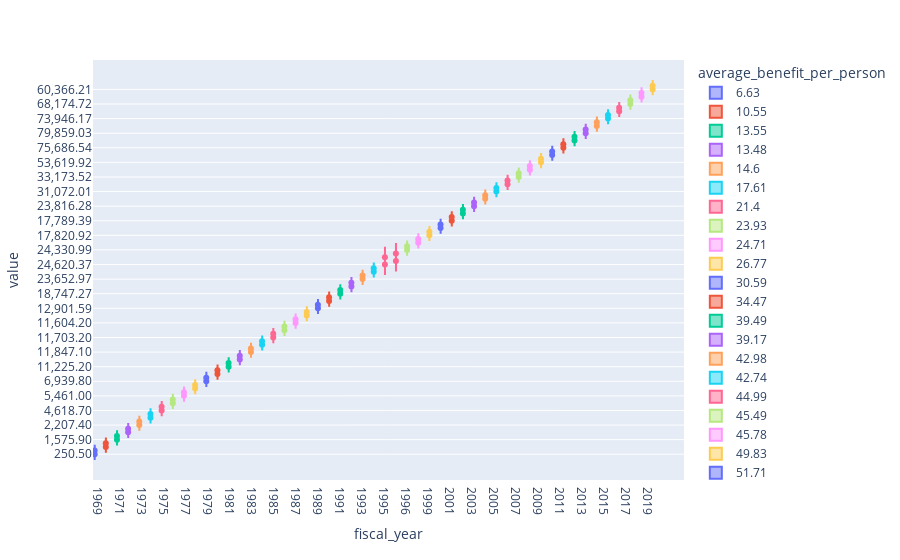

The code cell stored with this chart in its notebook:
### Markdown cell above
### Task 3: Basic EDA
- Using plotly express, create a violin plot of each numerical feature in the data.

### Code cell
px.violin(clean_df, y = ['total_costs(m)', 'total_benefits(m)'], x = 'fiscal_year', color= 'average_benefit_per_person', points='all')

### Figure 1 — Plotly figure (JSON) as saved in the notebook; plotly's stock layout.template omitted (floating-point values rounded to 4 significant figures)
{"data": [{"alignmentgroup": "True", "box": {"visible": false}, "hovertemplate": "average_benefit_per_person=6.63<br>fiscal_year=%{x}<br>value=%{y}<extra></extra>", "legendgroup": "6.63", "marker": {"color": "#636efa"}, "name": "6.63", "offsetgroup": "6.63", "orientation": "v", "points": "all", "scalegroup": "True", "showlegend": true, "type": "violin", "x": ["1969", "1969"], "x0": " ", "xaxis": "x", "y": ["250.50", "228.80"], "y0": " ", "yaxis": "y"}, {"alignmentgroup": "True", "box": {"visible": false}, "hovertemplate": "average_benefit_per_person=10.55<br>fiscal_year=%{x}<br>value=%{y}<extra></extra>", "legendgroup": "10.55", "marker": {"color": "#EF553B"}, "name": "10.55", "offsetgroup": "10.55", "orientation": "v", "points": "all", "scalegroup": "True", "showlegend": true, "type": "violin", "x": ["1970", "1970"], "x0": " ", "xaxis": "x", "y": ["576.90", "549.70"], "y0": " ", "yaxis": "y"}, {"alignmentgroup": "True", "box": {"visible": false}, "hovertemplate": "average_benefit_per_person=13.55<br>fiscal_year=%{x}<br>value=%{y}<extra></extra>", "legendgroup": "13.55", "marker": {"color": "#00cc96"}, "name": "13.55", "offsetgroup": "13.55", "orientation": "v", "points": "all", "scalegroup": "True", "showlegend": true, "type": "violin", "x": ["1971", "1971"], "x0": " ", "xaxis": "x", "y": ["1,575.90", "1,522.70"], "y0": " ", "yaxis": "y"}, {"alignmentgroup": "True", "box": {"visible": false}, "hovertemplate": "average_benefit_per_person=13.48<br>fiscal_year=%{x}<br>value=%{y}<extra></extra>", "legendgroup": "13.48", "marker": {"color": "#ab63fa"}, "name": "13.48", "offsetgroup": "13.48", "orientation": "v", "points": "all", "scalegroup": "True", "showlegend": true, "type": "violin", "x": ["1972", "1972"], "x0": " ", "xaxis": "x", "y": ["1,866.70", "1,797.30"], "y0": " ", "yaxis": "y"}, {"alignmentgroup": "True", "box": {"visible": false}, "hovertemplate": "average_benefit_per_person=14.6<br>fiscal_year=%{x}<br>value=%{y}<extra></extra>", "legendgroup": "14.6", "marker": {"color": "#FFA15A"}, "name": "14.6", "offsetgroup": "14.6", "orientation": "v", "points": "all", "scalegroup": "True", "showlegend": true, "type": "violin", "x": ["1973", "1973"], "x0": " ", "xaxis": "x", "y": ["2,207.40", "2,131.40"], "y0": " ", "yaxis": "y"}, {"alignmentgroup": "True", "box": {"visible": false}, "hovertemplate": "average_benefit_per_person=17.61<br>fiscal_year=%{x}<br>value=%{y}<extra></extra>", "legendgroup": "17.61", "marker": {"color": "#19d3f3"}, "name": "17.61", "offsetgroup": "17.61", "orientation": "v", "points": "all", "scalegroup": "True", "showlegend": true, "type": "violin", "x": ["1974", "1974"], "x0": " ", "xaxis": "x", "y": ["2,837.50", "2,718.30"], "y0": " ", "yaxis": "y"}, {"alignmentgroup": "True", "box": {"visible": false}, "hovertemplate": "average_benefit_per_person=21.4<br>fiscal_year=%{x}<br>value=%{y}<extra></extra>", "legendgroup": "21.4", "marker": {"color": "#FF6692"}, "name": "21.4", "offsetgroup": "21.4", "orientation": "v", "points": "all", "scalegroup": "True", "showlegend": true, "type": "violin", "x": ["1975", "1975"], "x0": " ", "xaxis": "x", "y": ["4,618.70", "4,385.50"], "y0": " ", "yaxis": "y"}, {"alignmentgroup": "True", "box": {"visible": false}, "hovertemplate": "average_benefit_per_person=23.93<br>fiscal_year=%{x}<br>value=%{y}<extra></extra>", "legendgroup": "23.93", "marker": {"color": "#B6E880"}, "name": "23.93", "offsetgroup": "23.93", "orientation": "v", "points": "all", "scalegroup": "True", "showlegend": true, "type": "violin", "x": ["1976", "1976"], "x0": " ", "xaxis": "x", "y": ["5,685.50", "5,326.50"], "y0": " ", "yaxis": "y"}, {"alignmentgroup": "True", "box": {"visible": false}, "hovertemplate": "average_benefit_per_person=24.71<br>fiscal_year=%{x}<br>value=%{y}<extra></extra>", "legendgroup": "24.71", "marker": {"color": "#FF97FF"}, "name": "24.71", "offsetgroup": "24.71", "orientation": "v", "points": "all", "scalegroup": "True", "showlegend": true, "type": "violin", "x": ["1977", "1977"], "x0": " ", "xaxis": "x", "y": ["5,461.00", "5,067.00"], "y0": " ", "yaxis": "y"}, {"alignmentgroup": "True", "box": {"visible": false}, "hovertemplate": "average_benefit_per_person=26.77<br>fiscal_year=%{x}<br>value=%{y}<extra></extra>", "legendgroup": "26.77", "marker": {"color": "#FECB52"}, "name": "26.77", "offsetgroup": "26.77", "orientation": "v", "points": "all", "scalegroup": "True", "showlegend": true, "type": "violin", "x": ["1978", "1978"], "x0": " ", "xaxis": "x", "y": ["5,519.70", "5,139.20"], "y0": " ", "yaxis": "y"}, {"alignmentgroup": "True", "box": {"visible": false}, "hovertemplate": "average_benefit_per_person=30.59<br>fiscal_year=%{x}<br>value=%{y}<extra></extra>", "legendgroup": "30.59", "marker": {"color": "#636efa"}, "name": "30.59", "offsetgroup": "30.59", "orientation": "v", "points": "all", "scalegroup": "True", "showlegend": true, "type": "violin", "x": ["1979", "1979"], "x0": " ", "xaxis": "x", "y": ["6,939.80", "6,480.20"], "y0": " ", "yaxis": "y"}, {"alignmentgroup": "True", "box": {"visible": false}, "hovertemplate": "average_benefit_per_person=34.47<br>fiscal_year=%{x}<br>value=%{y}<extra></extra>", "legendgroup": "34.47", "marker": {"color": "#EF553B"}, "name": "34.47", "offsetgroup": "34.47", "orientation": "v", "points": "all", "scalegroup": "True", "showlegend": true, "type": "violin", "x": ["1980", "1980"], "x0": " ", "xaxis": "x", "y": ["9,206.50", "8,720.90"], "y0": " ", "yaxis": "y"}, {"alignmentgroup": "True", "box": {"visible": false}, "hovertemplate": "average_benefit_per_person=39.49<br>fiscal_year=%{x}<br>value=%{y}<extra></extra>", "legendgroup": "39.49", "marker": {"color": "#00cc96"}, "name": "39.49", "offsetgroup": "39.49", "orientation": "v", "points": "all", "scalegroup": "True", "showlegend": true, "type": "violin", "x": ["1981", "1981"], "x0": " ", "xaxis": "x", "y": ["11,225.20", "10,629.90"], "y0": " ", "yaxis": "y"}, {"alignmentgroup": "True", "box": {"visible": false}, "hovertemplate": "average_benefit_per_person=39.17<br>fiscal_year=%{x}<br>value=%{y}<extra></extra>", "legendgroup": "39.17", "marker": {"color": "#ab63fa"}, "name": "39.17", "offsetgroup": "39.17", "orientation": "v", "points": "all", "scalegroup": "True", "showlegend": true, "type": "violin", "x": ["1982 3]", "1982 3]"], "x0": " ", "xaxis": "x", "y": ["10,836.70", "10,208.30"], "y0": " ", "yaxis": "y"}, {"alignmentgroup": "True", "box": {"visible": false}, "hovertemplate": "average_benefit_per_person=42.98<br>fiscal_year=%{x}<br>value=%{y}<extra></extra>", "legendgroup": "42.98", "marker": {"color": "#FFA15A"}, "name": "42.98", "offsetgroup": "42.98", "orientation": "v", "points": "all", "scalegroup": "True", "showlegend": true, "type": "violin", "x": ["1983", "1983"], "x0": " ", "xaxis": "x", "y": ["11,847.10", "11,152.30"], "y0": " ", "yaxis": "y"}, {"alignmentgroup": "True", "box": {"visible": false}, "hovertemplate": "average_benefit_per_person=42.74<br>fiscal_year=%{x}<br>value=%{y}<extra></extra>", "legendgroup": "42.74", "marker": {"color": "#19d3f3"}, "name": "42.74", "offsetgroup": "42.74", "orientation": "v", "points": "all", "scalegroup": "True", "showlegend": true, "type": "violin", "x": ["1984", "1984"], "x0": " ", "xaxis": "x", "y": ["11,578.80", "10,696.10"], "y0": " ", "yaxis": "y"}, {"alignmentgroup": "True", "box": {"visible": false}, "hovertemplate": "average_benefit_per_person=44.99<br>fiscal_year=%{x}<br>value=%{y}<extra></extra>", "legendgroup": "44.99", "marker": {"color": "#FF6692"}, "name": "44.99", "offsetgroup": "44.99", "orientation": "v", "points": "all", "scalegroup": "True", "showlegend": true, "type": "violin", "x": ["1985", "1985"], "x0": " ", "xaxis": "x", "y": ["11,703.20", "10,743.60"], "y0": " ", "yaxis": "y"}, {"alignmentgroup": "True", "box": {"visible": false}, "hovertemplate": "average_benefit_per_person=45.49<br>fiscal_year=%{x}<br>value=%{y}<extra></extra>", "legendgroup": "45.49", "marker": {"color": "#B6E880"}, "name": "45.49", "offsetgroup": "45.49", "orientation": "v", "points": "all", "scalegroup": "True", "showlegend": true, "type": "violin", "x": ["1986", "1986"], "x0": " ", "xaxis": "x", "y": ["11,638.40", "10,605.20"], "y0": " ", "yaxis": "y"}, {"alignmentgroup": "True", "box": {"visible": false}, "hovertemplate": "average_benefit_per_person=45.78<br>fiscal_year=%{x}<br>value=%{y}<extra></extra>", "legendgroup": "45.78", "marker": {"color": "#FF97FF"}, "name": "45.78", "offsetgroup": "45.78", "orientation": "v", "points": "all", "scalegroup": "True", "showlegend": true, "type": "violin", "x": ["1987", "1987"], "x0": " ", "xaxis": "x", "y": ["11,604.20", "10,500.30"], "y0": " ", "yaxis": "y"}, {"alignmentgroup": "True", "box": {"visible": false}, "hovertemplate": "average_benefit_per_person=49.83<br>fiscal_year=%{x}<br>value=%{y}<extra></extra>", "legendgroup": "49.83", "marker": {"color": "#FECB52"}, "name": "49.83", "offsetgroup": "49.83", "orientation": "v", "points": "all", "scalegroup": "True", "showlegend": true, "type": "violin", "x": ["1988", "1988"], "x0": " ", "xaxis": "x", "y": ["12,316.80", "11,149.10"], "y0": " ", "yaxis": "y"}, {"alignmentgroup": "True", "box": {"visible": false}, "hovertemplate": "average_benefit_per_person=51.71<br>fiscal_year=%{x}<br>value=%{y}<extra></extra>", "legendgroup": "51.71", "marker": {"color": "#636efa"}, "name": "51.71", "offsetgroup": "51.71", "orientation": "v", "points": "all", "scalegroup": "True", "showlegend": true, "type": "violin", "x": ["1989", "1989"], "x0": " ", "xaxis": "x", "y": ["12,901.59", "11,669.78"], "y0": " ", "yaxis": "y"}, {"alignmentgroup": "True", "box": {"visible": false}, "hovertemplate": "average_benefit_per_person=58.78<br>fiscal_year=%{x}<br>value=%{y}<extra></extra>", "legendgroup": "58.78", "marker": {"color": "#EF553B"}, "name": "58.78", "offsetgroup": "58.78", "orientation": "v", "points": "all", "scalegroup": "True", "showlegend": true, "type": "violin", "x": ["1990", "1990"], "x0": " ", "xaxis": "x", "y": ["15,447.26", "14,142.79"], "y0": " ", "yaxis": "y"}, {"alignmentgroup": "True", "box": {"visible": false}, "hovertemplate": "average_benefit_per_person=63.78<br>fiscal_year=%{x}<br>value=%{y}<extra></extra>", "legendgroup": "63.78", "marker": {"color": "#00cc96"}, "name": "63.78", "offsetgroup": "63.78", "orientation": "v", "points": "all", "scalegroup": "True", "showlegend": true, "type": "violin", "x": ["1991", "1991"], "x0": " ", "xaxis": "x", "y": ["18,747.27", "17,315.77"], "y0": " ", "yaxis": "y"}, {"alignmentgroup": "True", "box": {"visible": false}, "hovertemplate": "average_benefit_per_person=68.57<br>fiscal_year=%{x}<br>value=%{y}<extra></extra>", "legendgroup": "68.57", "marker": {"color": "#ab63fa"}, "name": "68.57", "offsetgroup": "68.57", "orientation": "v", "points": "all", "scalegroup": "True", "showlegend": true, "type": "violin", "x": ["1992", "1992"], "x0": " ", "xaxis": "x", "y": ["22,462.34", "20,905.68"], "y0": " ", "yaxis": "y"}, {"alignmentgroup": "True", "box": {"visible": false}, "hovertemplate": "average_benefit_per_person=67.95<br>fiscal_year=%{x}<br>value=%{y}<extra></extra>", "legendgroup": "67.95", "marker": {"color": "#FFA15A"}, "name": "67.95", "offsetgroup": "67.95", "orientation": "v", "points": "all", "scalegroup": "True", "showlegend": true, "type": "violin", "x": ["1993", "1993"], "x0": " ", "xaxis": "x", "y": ["23,652.97", "22,006.03"], "y0": " ", "yaxis": "y"}, {"alignmentgroup": "True", "box": {"visible": false}, "hovertemplate": "average_benefit_per_person=69.0<br>fiscal_year=%{x}<br>value=%{y}<extra></extra>", "legendgroup": "69.0", "marker": {"color": "#19d3f3"}, "name": "69.0", "offsetgroup": "69.0", "orientation": "v", "points": "all", "scalegroup": "True", "showlegend": true, "type": "violin", "x": ["1994", "1994"], "x0": " ", "xaxis": "x", "y": ["24,493.45", "22,748.58"], "y0": " ", "yaxis": "y"}, {"alignmentgroup": "True", "box": {"visible": false}, "hovertemplate": "average_benefit_per_person=71.27<br>fiscal_year=%{x}<br>value=%{y}<extra></extra>", "legendgroup": "71.27", "marker": {"color": "#FF6692"}, "name": "71.27", "offsetgroup": "71.27", "orientation": "v", "points": "all", "scalegroup": "True", "showlegend": true, "type": "violin", "x": ["1995", "1997", "1995", "1997"], "x0": " ", "xaxis": "x", "y": ["24,620.37", "21,507.55", "22,764.07", "19,548.86"], "y0": " ", "yaxis": "y"}, {"alignmentgroup": "True", "box": {"visible": false}, "hovertemplate": "average_benefit_per_person=73.21<br>fiscal_year=%{x}<br>value=%{y}<extra></extra>", "legendgroup": "73.21", "marker": {"color": "#B6E880"}, "name": "73.21", "offsetgroup": "73.21", "orientation": "v", "points": "all", "scalegroup": "True", "showlegend": true, "type": "violin", "x": ["1996", "1996"], "x0": " ", "xaxis": "x", "y": ["24,330.99", "22,440.11"], "y0": " ", "yaxis": "y"}, {"alignmentgroup": "True", "box": {"visible": false}, "hovertemplate": "average_benefit_per_person=71.12<br>fiscal_year=%{x}<br>value=%{y}<extra></extra>", "legendgroup": "71.12", "marker": {"color": "#FF97FF"}, "name": "71.12", "offsetgroup": "71.12", "orientation": "v", "points": "all", "scalegroup": "True", "showlegend": true, "type": "violin", "x": ["1998", "1998"], "x0": " ", "xaxis": "x", "y": ["18,988.32", "16,890.49"], "y0": " ", "yaxis": "y"}, {"alignmentgroup": "True", "box": {"visible": false}, "hovertemplate": "average_benefit_per_person=72.27<br>fiscal_year=%{x}<br>value=%{y}<extra></extra>", "legendgroup": "72.27", "marker": {"color": "#FECB52"}, "name": "72.27", "offsetgroup": "72.27", "orientation": "v", "points": "all", "scalegroup": "True", "showlegend": true, "type": "violin", "x": ["1999", "1999"], "x0": " ", "xaxis": "x", "y": ["17,820.92", "15,769.40"], "y0": " ", "yaxis": "y"}, {"alignmentgroup": "True", "box": {"visible": false}, "hovertemplate": "average_benefit_per_person=72.62<br>fiscal_year=%{x}<br>value=%{y}<extra></extra>", "legendgroup": "72.62", "marker": {"color": "#636efa"}, "name": "72.62", "offsetgroup": "72.62", "orientation": "v", "points": "all", "scalegroup": "True", "showlegend": true, "type": "violin", "x": ["2000", "2000"], "x0": " ", "xaxis": "x", "y": ["17,054.02", "14,983.32"], "y0": " ", "yaxis": "y"}, {"alignmentgroup": "True", "box": {"visible": false}, "hovertemplate": "average_benefit_per_person=74.81<br>fiscal_year=%{x}<br>value=%{y}<extra></extra>", "legendgroup": "74.81", "marker": {"color": "#EF553B"}, "name": "74.81", "offsetgroup": "74.81", "orientation": "v", "points": "all", "scalegroup": "True", "showlegend": true, "type": "violin", "x": ["2001", "2001"], "x0": " ", "xaxis": "x", "y": ["17,789.39", "15,547.39"], "y0": " ", "yaxis": "y"}, {"alignmentgroup": "True", "box": {"visible": false}, "hovertemplate": "average_benefit_per_person=79.67<br>fiscal_year=%{x}<br>value=%{y}<extra></extra>", "legendgroup": "79.67", "marker": {"color": "#00cc96"}, "name": "79.67", "offsetgroup": "79.67", "orientation": "v", "points": "all", "scalegroup": "True", "showlegend": true, "type": "violin", "x": ["2002", "2002"], "x0": " ", "xaxis": "x", "y": ["20,637.02", "18,256.20"], "y0": " ", "yaxis": "y"}, {"alignmentgroup": "True", "box": {"visible": false}, "hovertemplate": "average_benefit_per_person=83.94<br>fiscal_year=%{x}<br>value=%{y}<extra></extra>", "legendgroup": "83.94", "marker": {"color": "#ab63fa"}, "name": "83.94", "offsetgroup": "83.94", "orientation": "v", "points": "all", "scalegroup": "True", "showlegend": true, "type": "violin", "x": ["2003", "2003"], "x0": " ", "xaxis": "x", "y": ["23,816.28", "21,404.28"], "y0": " ", "yaxis": "y"}, {"alignmentgroup": "True", "box": {"visible": false}, "hovertemplate": "average_benefit_per_person=86.16<br>fiscal_year=%{x}<br>value=%{y}<extra></extra>", "legendgroup": "86.16", "marker": {"color": "#FFA15A"}, "name": "86.16", "offsetgroup": "86.16", "orientation": "v", "points": "all", "scalegroup": "True", "showlegend": true, "type": "violin", "x": ["2004", "2004"], "x0": " ", "xaxis": "x", "y": ["27,099.03", "24,618.89"], "y0": " ", "yaxis": "y"}, {"alignmentgroup": "True", "box": {"visible": false}, "hovertemplate": "average_benefit_per_person=92.89<br>fiscal_year=%{x}<br>value=%{y}<extra></extra>", "legendgroup": "92.89", "marker": {"color": "#19d3f3"}, "name": "92.89", "offsetgroup": "92.89", "orientation": "v", "points": "all", "scalegroup": "True", "showlegend": true, "type": "violin", "x": ["2005", "2005"], "x0": " ", "xaxis": "x", "y": ["31,072.01", "28,567.88"], "y0": " ", "yaxis": "y"}, {"alignmentgroup": "True", "box": {"visible": false}, "hovertemplate": "average_benefit_per_person=94.75<br>fiscal_year=%{x}<br>value=%{y}<extra></extra>", "legendgroup": "94.75", "marker": {"color": "#FF6692"}, "name": "94.75", "offsetgroup": "94.75", "orientation": "v", "points": "all", "scalegroup": "True", "showlegend": true, "type": "violin", "x": ["2006", "2006"], "x0": " ", "xaxis": "x", "y": ["32,903.06", "30,187.35"], "y0": " ", "yaxis": "y"}, {"alignmentgroup": "True", "box": {"visible": false}, "hovertemplate": "average_benefit_per_person=96.18<br>fiscal_year=%{x}<br>value=%{y}<extra></extra>", "legendgroup": "96.18", "marker": {"color": "#B6E880"}, "name": "96.18", "offsetgroup": "96.18", "orientation": "v", "points": "all", "scalegroup": "True", "showlegend": true, "type": "violin", "x": ["2007", "2007"], "x0": " ", "xaxis": "x", "y": ["33,173.52", "30,373.27"], "y0": " ", "yaxis": "y"}, {"alignmentgroup": "True", "box": {"visible": false}, "hovertemplate": "average_benefit_per_person=102.19<br>fiscal_year=%{x}<br>value=%{y}<extra></extra>", "legendgroup": "102.19", "marker": {"color": "#FF97FF"}, "name": "102.19", "offsetgroup": "102.19", "orientation": "v", "points": "all", "scalegroup": "True", "showlegend": true, "type": "violin", "x": ["2008", "2008"], "x0": " ", "xaxis": "x", "y": ["37,639.64", "34,608.40"], "y0": " ", "yaxis": "y"}, {"alignmentgroup": "True", "box": {"visible": false}, "hovertemplate": "average_benefit_per_person=125.31<br>fiscal_year=%{x}<br>value=%{y}<extra></extra>", "legendgroup": "125.31", "marker": {"color": "#FECB52"}, "name": "125.31", "offsetgroup": "125.31", "orientation": "v", "points": "all", "scalegroup": "True", "showlegend": true, "type": "violin", "x": ["2009", "2009"], "x0": " ", "xaxis": "x", "y": ["53,619.92", "50,359.92"], "y0": " ", "yaxis": "y"}, {"alignmentgroup": "True", "box": {"visible": false}, "hovertemplate": "average_benefit_per_person=133.79<br>fiscal_year=%{x}<br>value=%{y}<extra></extra>", "legendgroup": "133.79", "marker": {"color": "#636efa"}, "name": "133.79", "offsetgroup": "133.79", "orientation": "v", "points": "all", "scalegroup": "True", "showlegend": true, "type": "violin", "x": ["2010", "2010"], "x0": " ", "xaxis": "x", "y": ["68,283.47", "64,702.16"], "y0": " ", "yaxis": "y"}, {"alignmentgroup": "True", "box": {"visible": false}, "hovertemplate": "average_benefit_per_person=133.85<br>fiscal_year=%{x}<br>value=%{y}<extra></extra>", "legendgroup": "133.85", "marker": {"color": "#EF553B"}, "name": "133.85", "offsetgroup": "133.85", "orientation": "v", "points": "all", "scalegroup": "True", "showlegend": true, "type": "violin", "x": ["2011", "2011"], "x0": " ", "xaxis": "x", "y": ["75,686.54", "71,810.92"], "y0": " ", "yaxis": "y"}, {"alignmentgroup": "True", "box": {"visible": false}, "hovertemplate": "average_benefit_per_person=133.41<br>fiscal_year=%{x}<br>value=%{y}<extra></extra>", "legendgroup": "133.41", "marker": {"color": "#00cc96"}, "name": "133.41", "offsetgroup": "133.41", "orientation": "v", "points": "all", "scalegroup": "True", "showlegend": true, "type": "violin", "x": ["2012", "2012"], "x0": " ", "xaxis": "x", "y": ["78,411.10", "74,619.34"], "y0": " ", "yaxis": "y"}, {"alignmentgroup": "True", "box": {"visible": false}, "hovertemplate": "average_benefit_per_person=133.07<br>fiscal_year=%{x}<br>value=%{y}<extra></extra>", "legendgroup": "133.07", "marker": {"color": "#ab63fa"}, "name": "133.07", "offsetgroup": "133.07", "orientation": "v", "points": "all", "scalegroup": "True", "showlegend": true, "type": "violin", "x": ["2013", "2013"], "x0": " ", "xaxis": "x", "y": ["79,859.03", "76,066.32"], "y0": " ", "yaxis": "y"}, {"alignmentgroup": "True", "box": {"visible": false}, "hovertemplate": "average_benefit_per_person=125.01<br>fiscal_year=%{x}<br>value=%{y}<extra></extra>", "legendgroup": "125.01", "marker": {"color": "#FFA15A"}, "name": "125.01", "offsetgroup": "125.01", "orientation": "v", "points": "all", "scalegroup": "True", "showlegend": true, "type": "violin", "x": ["2014", "2014"], "x0": " ", "xaxis": "x", "y": ["74,060.33", "69,998.84"], "y0": " ", "yaxis": "y"}, {"alignmentgroup": "True", "box": {"visible": false}, "hovertemplate": "average_benefit_per_person=126.81<br>fiscal_year=%{x}<br>value=%{y}<extra></extra>", "legendgroup": "126.81", "marker": {"color": "#19d3f3"}, "name": "126.81", "offsetgroup": "126.81", "orientation": "v", "points": "all", "scalegroup": "True", "showlegend": true, "type": "violin", "x": ["2015", "2015"], "x0": " ", "xaxis": "x", "y": ["73,946.17", "69,645.14"], "y0": " ", "yaxis": "y"}, {"alignmentgroup": "True", "box": {"visible": false}, "hovertemplate": "average_benefit_per_person=125.4<br>fiscal_year=%{x}<br>value=%{y}<extra></extra>", "legendgroup": "125.4", "marker": {"color": "#FF6692"}, "name": "125.4", "offsetgroup": "125.4", "orientation": "v", "points": "all", "scalegroup": "True", "showlegend": true, "type": "violin", "x": ["2016", "2016"], "x0": " ", "xaxis": "x", "y": ["70,913.55", "66,539.27"], "y0": " ", "yaxis": "y"}, {"alignmentgroup": "True", "box": {"visible": false}, "hovertemplate": "average_benefit_per_person=125.47<br>fiscal_year=%{x}<br>value=%{y}<extra></extra>", "legendgroup": "125.47", "marker": {"color": "#B6E880"}, "name": "125.47", "offsetgroup": "125.47", "orientation": "v", "points": "all", "scalegroup": "True", "showlegend": true, "type": "violin", "x": ["2017", "2017"], "x0": " ", "xaxis": "x", "y": ["68,174.72", "63,711.05"], "y0": " ", "yaxis": "y"}, {"alignmentgroup": "True", "box": {"visible": false}, "hovertemplate": "average_benefit_per_person=124.5<br>fiscal_year=%{x}<br>value=%{y}<extra></extra>", "legendgroup": "124.5", "marker": {"color": "#FF97FF"}, "name": "124.5", "offsetgroup": "124.5", "orientation": "v", "points": "all", "scalegroup": "True", "showlegend": true, "type": "violin", "x": ["2018", "2018"], "x0": " ", "xaxis": "x", "y": ["65,446.40", "60,916.85"], "y0": " ", "yaxis": "y"}, {"alignmentgroup": "True", "box": {"visible": false}, "hovertemplate": "average_benefit_per_person=129.83<br>fiscal_year=%{x}<br>value=%{y}<extra></extra>", "legendgroup": "129.83", "marker": {"color": "#FECB52"}, "name": "129.83", "offsetgroup": "129.83", "orientation": "v", "points": "all", "scalegroup": "True", "showlegend": true, "type": "violin", "x": ["2019", "2019"], "x0": " ", "xaxis": "x", "y": ["60,366.21", "55,621.88"], "y0": " ", "yaxis": "y"}], "layout": {"legend": {"title": {"text": "average_benefit_per_person"}, "tracegroupgap": 0}, "margin": {"t": 60}, "violinmode": "group", "xaxis": {"anchor": "y", "domain": [0, 1], "title": {"text": "fiscal_year"}}, "yaxis": {"anchor": "x", "domain": [0, 1], "title": {"text": "value"}}}}
